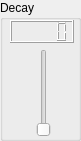
              <widget class="QGroupBox" name="filterDecayBox">
               <property name="minimumSize">
                <size>
                 <width>81</width>
                 <height>141</height>
                </size>
               </property>
               <property name="maximumSize">
                <size>
                 <width>81</width>
                 <height>141</height>
                </size>
               </property>
               <property name="title">
                <string>Decay</string>
               </property>
               <widget class="QWidget" name="layoutWidget_9">
                <property name="geometry">
                 <rect>
                  <x>10</x>
                  <y>20</y>
                  <width>66</width>
                  <height>117</height>
                 </rect>
                </property>
                <layout class="QVBoxLayout" name="verticalLayout_32">
                 <item>
                  <widget class="QLCDNumber" name="filterDecayLCD">
                   <property name="maximumSize">
                    <size>
                     <width>64</width>
                     <height>23</height>
                    </size>
                   </property>
                  </widget>
                 </item>
                 <item>
                  <layout class="QHBoxLayout" name="horizontalLayout_17">
                   <item>
                    <spacer name="horizontalSpacer_35">
                     <property name="orientation">
                      <enum>Qt::Horizontal</enum>
                     </property>
                     <property name="sizeHint" stdset="0">
                      <size>
                       <width>18</width>
                       <height>20</height>
                      </size>
                     </property>
                    </spacer>
                   </item>
                   <item>
                    <widget class="QSlider" name="filterDecaySlider">
                     <property name="orientation">
                      <enum>Qt::Vertical</enum>
                     </property>
                    </widget>
                   </item>
                   <item>
                    <spacer name="horizontalSpacer_36">
                     <property name="orientation">
                      <enum>Qt::Horizontal</enum>
                     </property>
                     <property name="sizeHint" stdset="0">
                      <size>
                       <width>18</width>
                       <height>20</height>
                      </size>
                     </property>
                    </spacer>
                   </item>
                  </layout>
                 </item>
                </layout>
               </widget>
              </widget>
